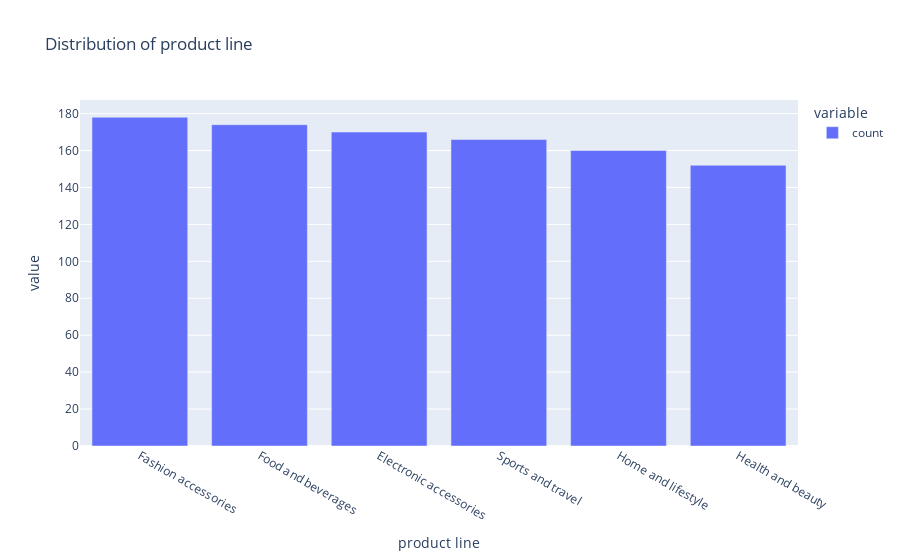

This figure's notebook cell:
### Code cell
px.bar(o_cols['product line'].value_counts(), title = 'Distribution of product line' )

### Figure 1 — Plotly figure (JSON) as saved in the notebook; plotly's stock layout.template omitted (floating-point values rounded to 4 significant figures)
{"data": [{"alignmentgroup": "True", "hovertemplate": "variable=count<br>product line=%{x}<br>value=%{y}<extra></extra>", "legendgroup": "count", "marker": {"color": "#636efa", "pattern": {"shape": ""}}, "name": "count", "offsetgroup": "count", "orientation": "v", "showlegend": true, "textposition": "auto", "type": "bar", "x": ["Fashion accessories", "Food and beverages", "Electronic accessories", "Sports and travel", "Home and lifestyle", "Health and beauty"], "xaxis": "x", "y": [178, 174, 170, 166, 160, 152], "yaxis": "y"}], "layout": {"barmode": "relative", "legend": {"title": {"text": "variable"}, "tracegroupgap": 0}, "title": {"text": "Distribution of product line"}, "xaxis": {"anchor": "y", "domain": [0, 1], "title": {"text": "product line"}}, "yaxis": {"anchor": "x", "domain": [0, 1], "title": {"text": "value"}}}}
